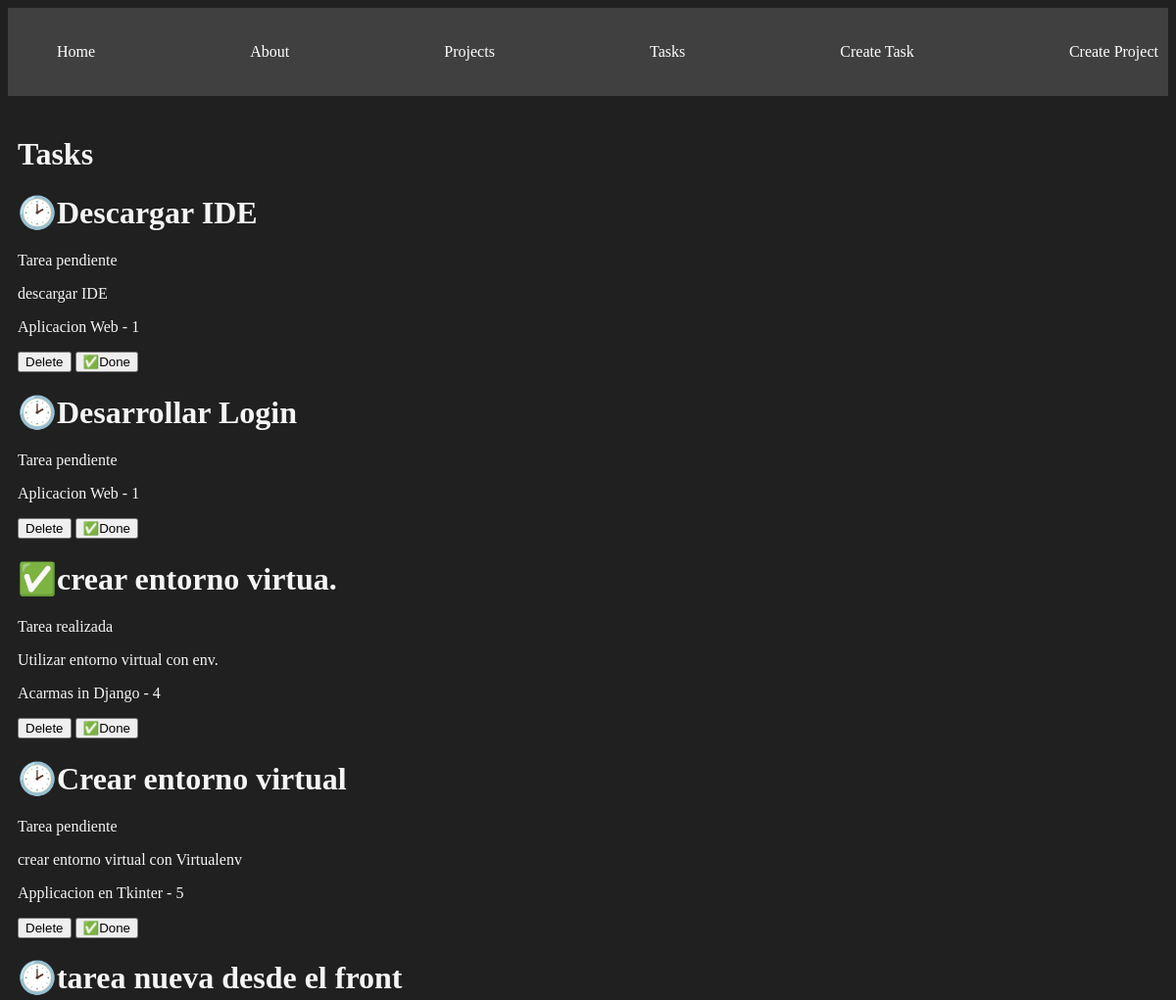
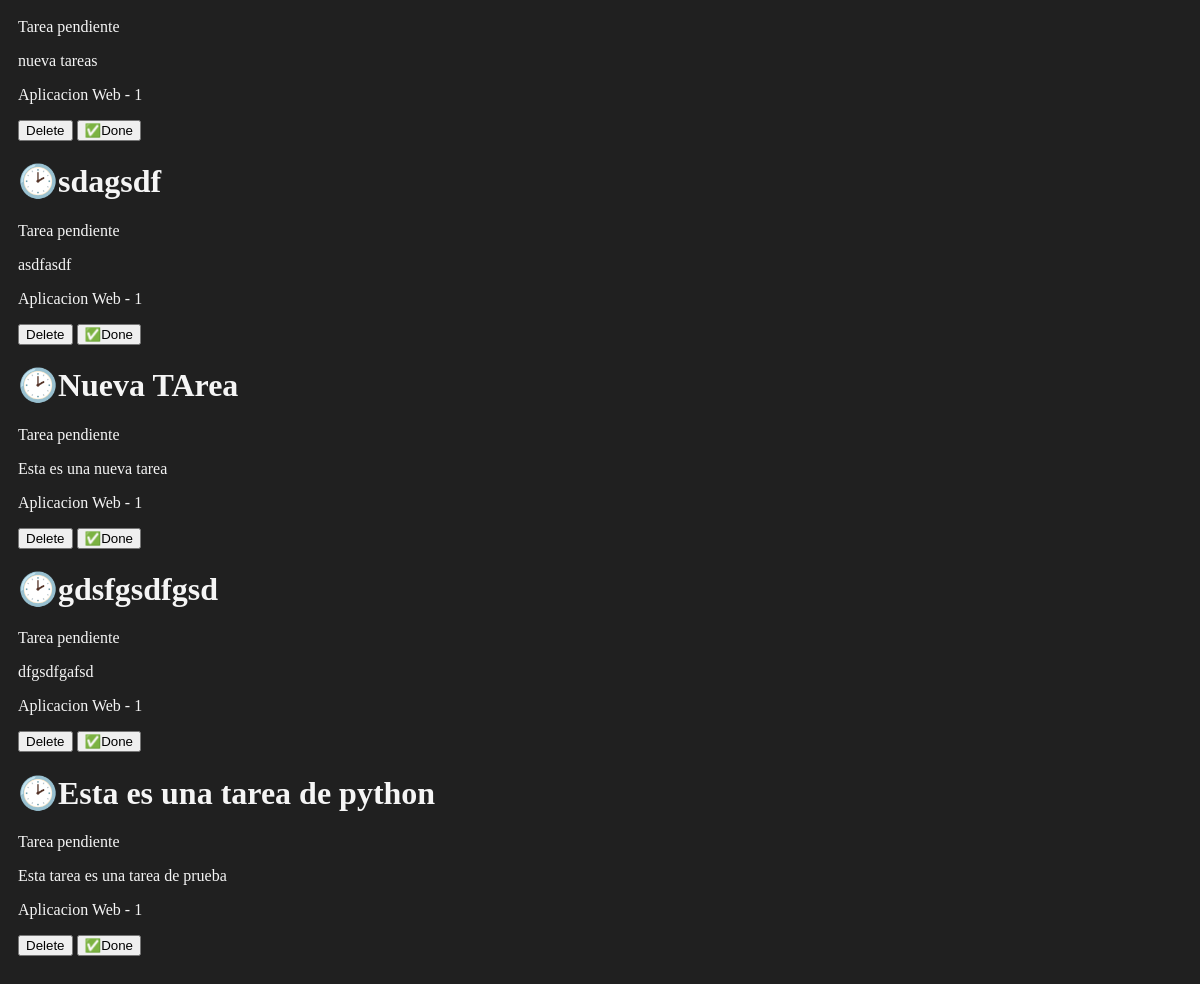
/tasks/, run on the app's committed database (2 pictures, top to bottom).
### myapp/models.py (models this page shows, shortened)
class Task(models.Model):
    title = models.CharField(max_length=200)
    description = models.TextField()
    project = models.ForeignKey(Project, on_delete=models.CASCADE)
    done = models.BooleanField(default=False)

class Project(models.Model):
    name = models.CharField(max_length=200)
    description = models.TextField(default='')
    def __str__(self):
        return self.name

### myapp/views.py (the view)
# urls.py: path('tasks/', views.Tasks, name='tasks'),
def Tasks(request):
    tasks = Task.objects.all
    return render(request, 'tasks/tasks.html', {
        'tasks': tasks
    })

### myapp/templates/tasks/tasks.html
{% extends 'layouts/base.html' %}
{% block content %}
<h1>Tasks</h1>
{% for  task in tasks %}
<div>
     <h1> {% if task.done == False %}🕑{% else %}✅{% endif %}{{task.title}} </h1>
     {% if task.done == False %}
     <p>Tarea pendiente</p>
     {% else %}
     <p>Tarea realizada</p>
     {% endif %}
     <p>{{task.description}}</p>
     <p>{{task.project}} - {{task.project.id}}</p>
     <button>Delete</button>
     <button>✅Done</button>
</div>
{% endfor %}
{% endblock %}

### myapp/static/style/main.css (style rules this page uses)
body { background: #202020; color: whitesmoke; }

### data on the page
Task: title "Descargar IDE", done "Tarea pendiente", description "descargar IDE", project "Aplicacion Web", project.id "1"
Task: title "Desarrollar Login", done "Tarea pendiente", project "Aplicacion Web", project.id "1"
Task: title "crear entorno virtua.", done "Tarea realizada", description "Utilizar entorno virtual con env.", project "Acarmas in Django", project.id "4"
Task: title "Crear entorno virtual", done "Tarea pendiente", description "crear entorno virtual con Virtualenv", project "Applicacion en Tkinter", project.id "5"
Task: title "tarea nueva desde el front", done "Tarea pendiente", description "nueva tareas", project "Aplicacion Web", project.id "1"
Task: title "sdagsdf", done "Tarea pendiente", description "asdfasdf", project "Aplicacion Web", project.id "1"
Task: title "Nueva TArea", done "Tarea pendiente", description "Esta es una nueva tarea", project "Aplicacion Web", project.id "1"
Task: title "gdsfgsdfgsd", done "Tarea pendiente", description "dfgsdfgafsd", project "Aplicacion Web", project.id "1"
Task: title "Esta es una tarea de python", done "Tarea pendiente", description "Esta tarea es una tarea de prueba", project "Aplicacion Web", project.id "1"
